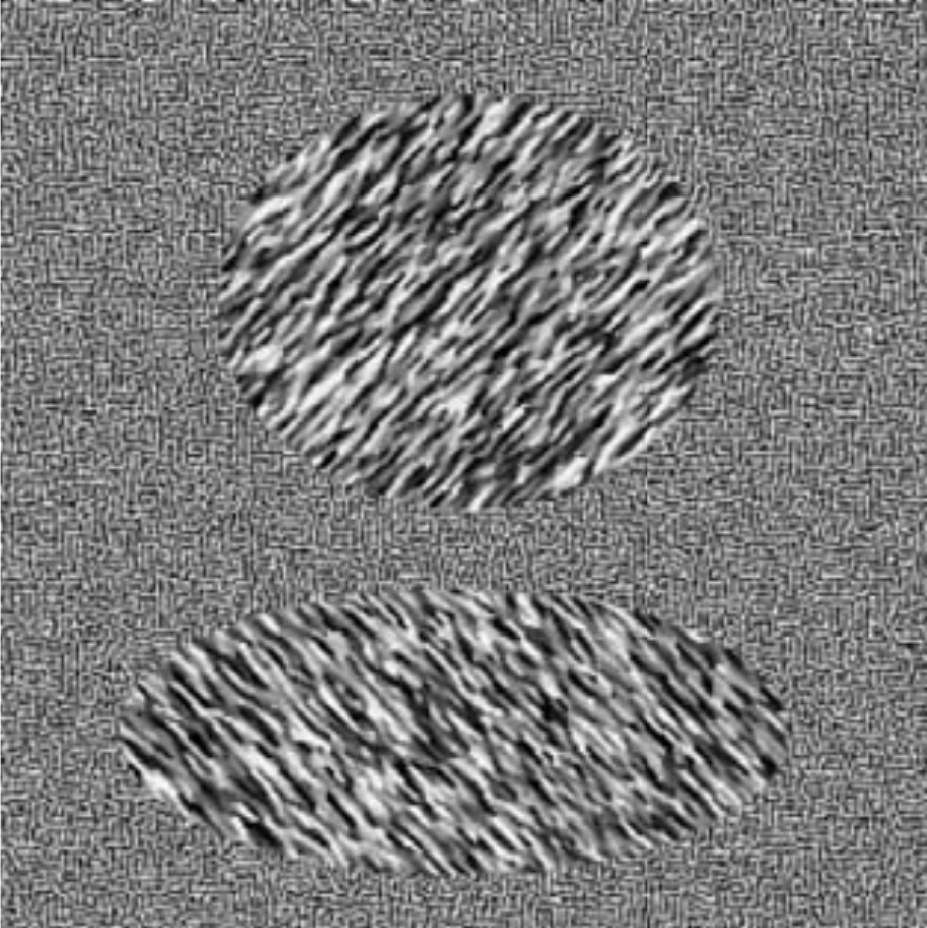
#> input picture images/synthetic.png, 927 x 928 px
$ python segmentationSynthetic.py   (older library calls are emulated)
#> lines starting #> are read from the running program, lines starting #| are printed output that depends on the picture
# Struktur- und Objektextraktion WS2425
# Uebung 1: Texturanalyse
# Gruppe: Jan, Korvin, Ramon,
#
# Visualisierung der Wirkung des Verfahren an einfachen Bildern:    Bild mit Texturen (combine.png)
# ==========================================================================================
# 1. Erzeuge Gabor-Filterbank
# 2. Wende Filter auf Bild an
# 3. Erzeuge Feature-Vektor aus Filterantworten und (x,y) Koordinaten
# 4. K-Means-Clustering zur Erkennung der Bereiche mit Text

# Gute Einstellparameter für dieses Bild
# - ksize=31, gamma = 1.0, psi = 0, sigma = 5.0 , Glättungsfaktor für M: 20
# - ksize=3*wavelength, gamma = 0.5, psi=0, sigma=ksize/6 , Glättungsfunktion für M: 3

import numpy as np
import matplotlib.pyplot as plt
import cv2

image_path = '../images/synthetic.png'                      # Bildimport Linux
#image_path = './images/synthetic.png'                       # Bildimport Windows
image = cv2.imread(image_path, cv2.IMREAD_GRAYSCALE)
#> image is the input picture: shape (928, 927); min 0, max 253, mean 123

out_path = '../out/synthetic/'   # Linux
#out_path = './out/synthetic'     # Windows

colormap = 'jet'            # Auswahl der Colorbar
#colormap = 'gray'

height, width = image.shape                             # Breite und Hoehe des Bildes
#> height = 928; width = 927
print("Bildbreite: ", width, "Bildhöhe: ",height)
#| Bildbreite:  927 Bildhöhe:  928

# Festlegung, ob Kernelsize an Wellenlänge gekoppelt werden soll
variable_kernel = True
# variable_kernel = False

# Festlegung, ob sigma an kernelgröße gekoppelt werden soll
variable_sigma = True
# variable_sigma = False

# === Definition Filterbankparameter ===
ksize = 31                  # Kernelgröße 31
gamma = 0.5                 # Ellipzität der Gauß-Funktion
psi = 0                     # Phasenverschiebung der Sinusfunktion
sigma = 5.0                 # Standardabweichung 5

# Winkelausrichtung der Sinusfunktion
#orientations = [0, np.pi/4, np.pi/2, 3*np.pi/4]
#orientations = [0, np.pi/6, np.pi/4, np.pi/2, 3*np.pi/4, 5*np.pi/6] # Hier 6 Winkel vorteilhaft
orientations = [0, np.pi/9, 2*np.pi/9, 3*np.pi/9, 4*np.pi/9, 5*np.pi/9, 6*np.pi/9, 7*np.pi/9, 8*np.pi/9] # Hier 9 Winkel noch vorteilhafter !?

# Wellenlänge
# --------------------------------------------------
# Diese wird so definiert, wie z.B. in Jain & Bhattacharjee (1992)
# Hinweis zur Definition :
# Minimale Wellenlänge: 4/sqrt(2) = 2*sqrt(2)
#       -> ein Pixel hat Hypotenuse sqrt(2)
#       -> 2 zueinander Diagonale Pixel ergeben doppelte Distanz
#       -> Wellenlänge bei 45° kann nicht kürzer sein
# Maximale Wellenlänge: Hypotenuse der Bilddimensionen
#       -> von einer Ecke in die gegenüberleigende
# --------------------------------------------------

lambd_min = 2*np.sqrt(2)    # 2* np.sqrt(2)
lambd_max = np.sqrt(np.abs(width)**2 + np.abs(height)**2)/2
#> lambd_max = 655.8
n = int(np.log2(lambd_max/lambd_min))               # Anzahl an Schritten min->max mit Exponent von 2
#> n = 7
print("Number of wavelength steps: ", n)
#| Number of wavelength steps:  7
wavelengths = 2**np.arange((n-1)) * lambd_min       # Nutze alle Wellenlängen ohne Begrenzung
#> wavelengths = [2.83, 5.66, 11.31, 22.63, 45.25, 90.51]
wavelengths = wavelengths[:]                       # Begrenze auf kleinere Wellenlängen

# Wenn Kernelgröße als variabel festgelegt wird
if variable_kernel:
    ksize = 3*np.array(wavelengths).astype(int)
#> ksize = [6, 15, 33, 66, 135, 270]

# === Erstelle Filterbank und filtere Bild ===
filterbank = {}
filtered_img_bank_normalized = []

# Schleife über Wellenlängen und Ausrichtungen
for i, lambd in enumerate(wavelengths):
    for theta in orientations:
        if variable_kernel:
            if variable_sigma:
                sigma = int(ksize[i]/6)
                kernel = cv2.getGaborKernel((ksize[i],ksize[i]), sigma, theta, lambd, gamma, psi, ktype=cv2.CV_32FC1)     # erzeuge Filterkernel
        else:
            kernel = cv2.getGaborKernel((ksize,ksize), sigma, theta, lambd, gamma, psi, ktype=cv2.CV_32FC1)     # erzeuge Filterkernel
        key = f"th_{int(theta*180/np.pi)}_la_{round(lambd,1)}"                                       # erzeuge key für dict
        filterbank[key] = kernel

        # !!!!!!!!!!!!!!!!!!!!!!!!!!!!!!!!!!!!!!!!!!!!!!!!!!!!!!!!!!!
        # ACHTUNG HIER MIT DATENTYPEN!!!
        filterresponse = cv2.filter2D(image,cv2.CV_32FC1, kernel)       # sinnvoll
        # filterresponse = cv2.filter2D(image,cv2.CV_8UC3, kernel)       # FALSCH, ergibt fehlerhaftes Bild
        # !!!!!!!!!!!!!!!!!!!!!!!!!!!!!!!!!!!!!!!!!!!!!!!!!!!!!!!!!!!

        # Normalisiere mit Z-Score
        filterresponse_normalized = (filterresponse - np.mean(filterresponse)) / np.std(filterresponse)
        filtered_img_bank_normalized.append(filterresponse_normalized)
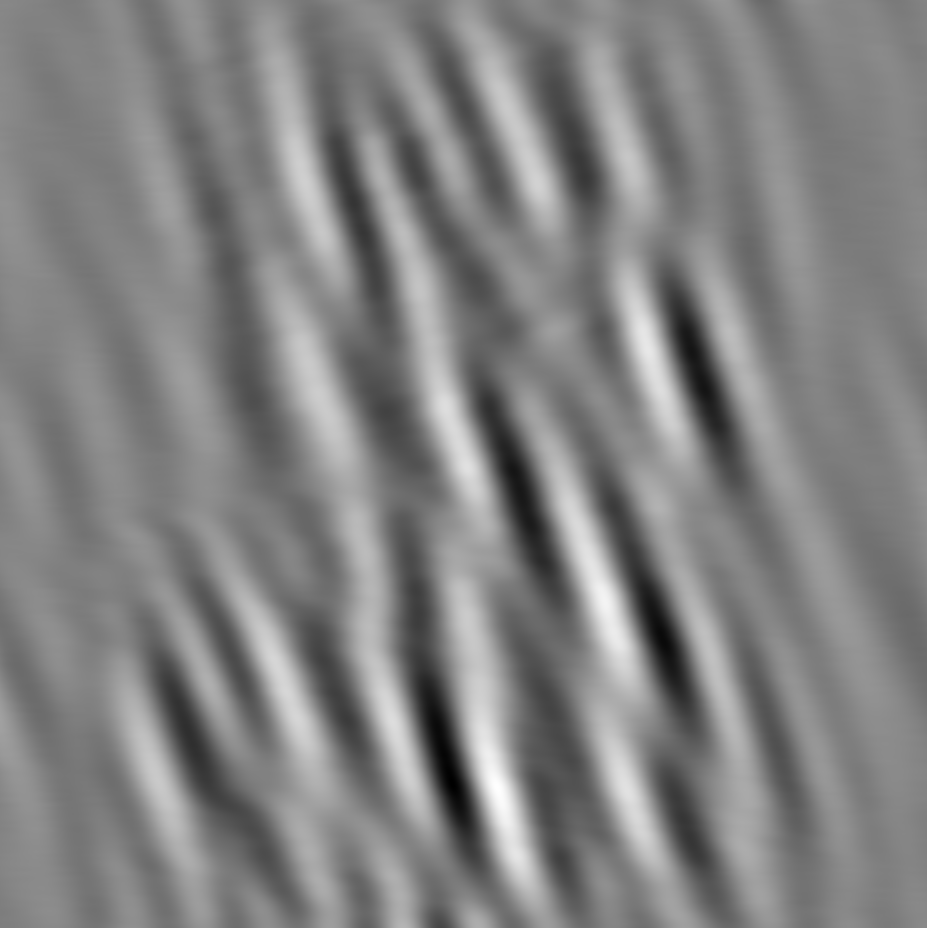
#> filterresponse: shape (928, 927) float32; min -86171.2, max 128214.7, mean 23303.8; drawn with min black and max white
#> after the loop, filterbank = 54 items; filtered_img_bank_normalized = 54 items

# === Visualisierungen ===
# Filterbank
plt.figure(figsize=(10,10))
for idx, filterkernel in enumerate(filterbank):
    #print(filterkernel)
    plt.subplot(len(wavelengths),len(orientations),idx+1)
    plt.imshow(filterbank.get(list(filterbank.keys())[idx]), cmap=colormap)
    plt.title(f"{list(filterbank.keys())[idx]}")
    plt.axis('off')
#> this loop made 54 passes
#> filterkernel on passes 1 to 12: 'th_0_la_2.8', 'th_20_la_2.8', 'th_40_la_2.8', 'th_59_la_2.8', 'th_80_la_2.8', 'th_100_la_2.8', 'th_119_la_2.8', 'th_140_la_2.8', 'th_160_la_2.8', 'th_0_la_5.7', 'th_20_la_5.7', 'th_40_la_5.7'
plt.suptitle("Filterbank")
plt.tight_layout()
plt.savefig(out_path + "Filterbank.png")

# Gefiltertes Bild (normalisiert)
plt.figure(figsize=(12,18))
for idx, filtered_img_normalized in enumerate(filtered_img_bank_normalized):
    plt.subplot(len(wavelengths),len(orientations),idx+1)
    plt.imshow(filtered_img_normalized, cmap=colormap)
    plt.title(f"{list(filterbank.keys())[idx]}")
    plt.axis('off')
    plt.colorbar()
#> this loop made 54 passes
plt.suptitle("Gefiltertes Bild")
plt.tight_layout()
plt.savefig(out_path + "FilteredImage.png")
plt.show()

# === Aufsummierung aller Filterantworten für eine Wellenlänge (Summe über theta) ===
sum_filtered_images = []

# Schleife über jede Wellenlänge
for idx_lambda, lambd in enumerate(wavelengths):
    summed_image = np.zeros_like(filtered_img_bank_normalized[0])   # Initialisiere Summenbild

    # Iteriere über alle Orientierungen und addiere die Filterantworten für diese Wellenlänge
    for idx_theta, theta in enumerate(orientations):
        idx = idx_lambda * len(orientations) + idx_theta    # Berechne den Index für Bild aktueller Filterantwort
        summed_image += filtered_img_bank_normalized[idx]   # Summiere die Antwort

    # Füge das Summenbild der Liste hinzu
    sum_filtered_images.append(summed_image)
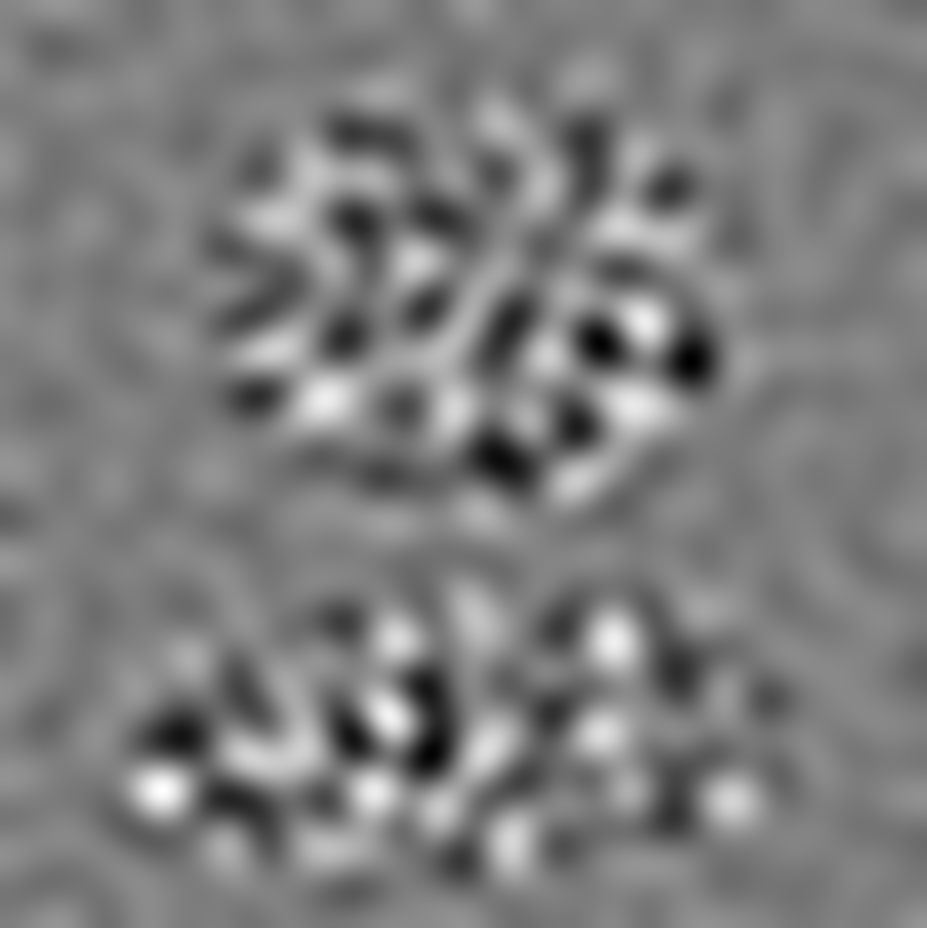
#> summed_image: shape (928, 927) float32; min -19.11, max 19.56, mean 2.2e-07; drawn with min black and max white
#> after the loop, sum_filtered_images = 6 items

# Visualisierung der Summenbilder für jede gewählte Wellenlänge
plt.figure(figsize=(5,25))
for idx, summed_image in enumerate(sum_filtered_images):
    plt.subplot(len(wavelengths), 1, idx + 1)
    plt.imshow(summed_image, cmap=colormap)
    plt.title(f"Wavelength: {wavelengths[idx]:.2f}")
    plt.axis('off')
    plt.colorbar()
#> this loop made 6 passes
#plt.tight_layout()
plt.suptitle('Filterantwort - Summe über alle Winkel')
plt.savefig(out_path + "FilteredImageSumOverAngles")
plt.show()

# === Erzeuge Featurevektoren aus Filterantworten (für Segmentierung) ===

# Definiere Aktivierungsfunktion
def activationFunction(t, alpha = 0.25):
    psi = (1 - np.exp(-2 * alpha * t)) / (1 + np.exp(-2 * alpha * t))
    return psi

summed_image_bsp = sum_filtered_images[2]

# Visualisiere Wirkung der Aktivierungsfunktion -> Kantenstärkung
plt.figure()
plt.subplot(2,1,1)
plt.imshow(summed_image_bsp,cmap=colormap)
plt.title("Ohne Aktivierungsfunktion")
plt.colorbar()
plt.subplot(2,1,2)
plt.imshow(activationFunction(summed_image_bsp),cmap=colormap)
plt.colorbar()
plt.title("Aktivierungsfunktion in Action")
plt.savefig(out_path + "Aktivierungsfunktion")

# Bestimme Texturmerkmal Average Absolute Deviation (AAD) [nach Jain & Bhattacharjee (1992)]
# Dieses enthält ein Maß für die mittlere "Texturenergie" in der Umgebung MxM
# M = 9                 # Alternative: fester Wert für M
M = int(3 * sigma)      # Wähle in Abhängigkeit der Standardabweichung. Hier Faktor 5 gewählt

if M & 2 == 0:          # M muss ungerade sein!
    M = M + 1

# Funktion zur Berechnung der AAD
def getAADImage(M, inputImage):

    # Ist sowohl mit Mittelwertfilter (gemäß Jain & Bhattacharjee (1992)) als auch mit Gaußfilter umgesetzt
#> called with M = 135
    featureImageMean = np.zeros_like(inputImage)
    featureImageGauss = np.zeros_like(inputImage)
    activatedImage = activationFunction(inputImage)

    # Mittelwertfilter
    mean_kernel = np.ones((M,M), dtype = np.float32) / (M * M)

    # Gaussfilter
    gauss_kernel_1D = cv2.getGaussianKernel(M, sigma*5)
    gauss_kernel_2D = gauss_kernel_1D @ gauss_kernel_1D.T

    featureImageMean = cv2.filter2D(np.abs(activatedImage),-1, mean_kernel)
    featureImageGauss = cv2.filter2D(np.abs(activatedImage),-1, gauss_kernel_2D)
    return featureImageMean, featureImageGauss

# AAD für ein Summenbild (beispielhaft)
featureImageMean, featureImageGauss = getAADImage(M, summed_image_bsp)
plt.figure(figsize=(10,2))
plt.subplot(1,2,1)
plt.imshow(featureImageMean,cmap=colormap)
plt.title("AAD Image Mean")
plt.colorbar()
plt.subplot(1,2,2)
plt.imshow(featureImageGauss,cmap=colormap)
plt.title("AAD Image Gauss")
plt.colorbar()
plt.show()
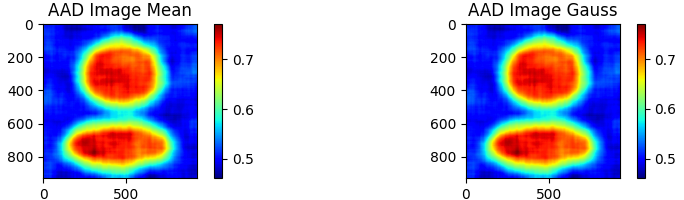
#> figure drawn by matplotlib, 4 panels

# AAD für alle Summenbilder/FeatureKandidaten
aadImages = []
for image in sum_filtered_images:
    _, aadImage = getAADImage(M, image)
    aadImages.append(aadImage)
#> this loop made 6 passes
#> pass 1, in activationFunction (call 3), `psi = (1 - np.exp(-2 * alpha * t)) / (1 + np.exp(-2 * alpha * t))`:
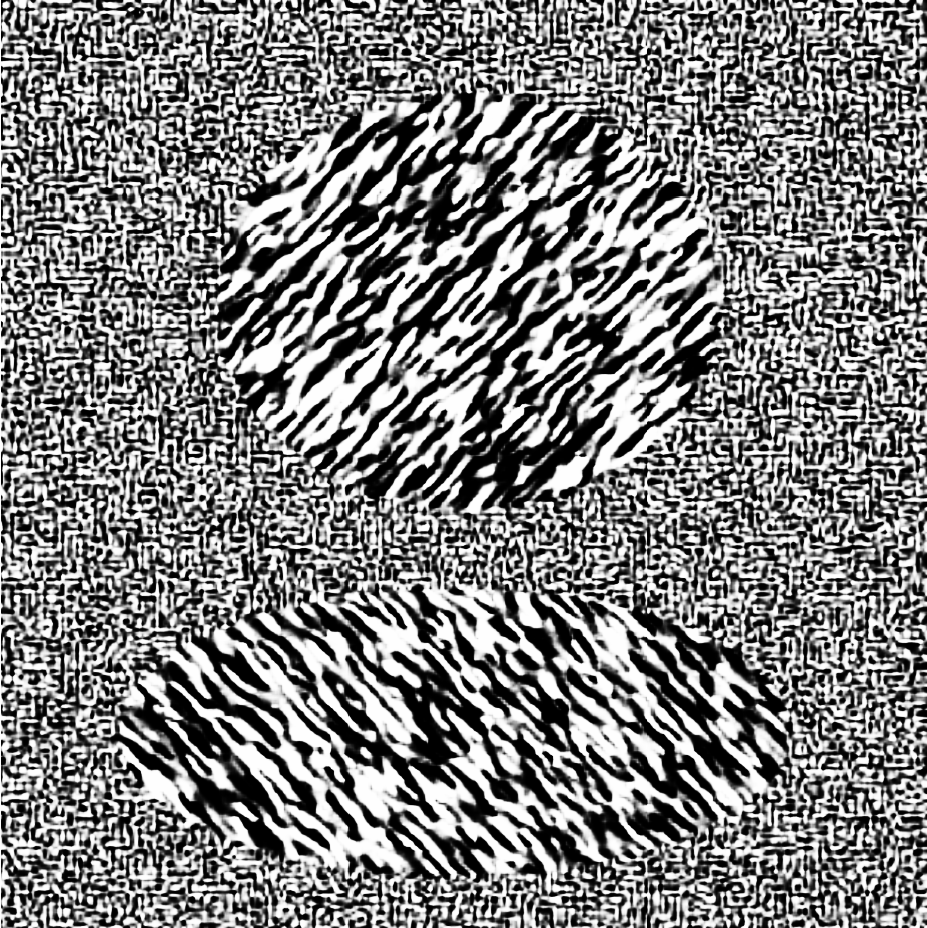
#> psi: shape (928, 927) float32; min -1, max 1, mean 0.00194; drawn with min black and max white
#> pass 1, in getAADImage (call 2), `gauss_kernel_2D = gauss_kernel_1D @ gauss_kernel_1D.T`:
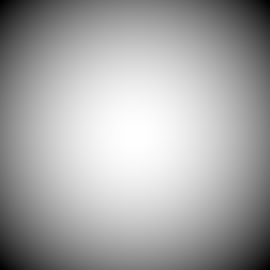
#> gauss_kernel_2D: shape (135, 135) float64 (shown 2 times larger); min 5.17e-05, max 5.65e-05, mean 5.49e-05; drawn with min black and max white
#> pass 1, in getAADImage (call 2), `featureImageMean = cv2.filter2D(np.abs(activatedImage),-1, mean_kernel)`:
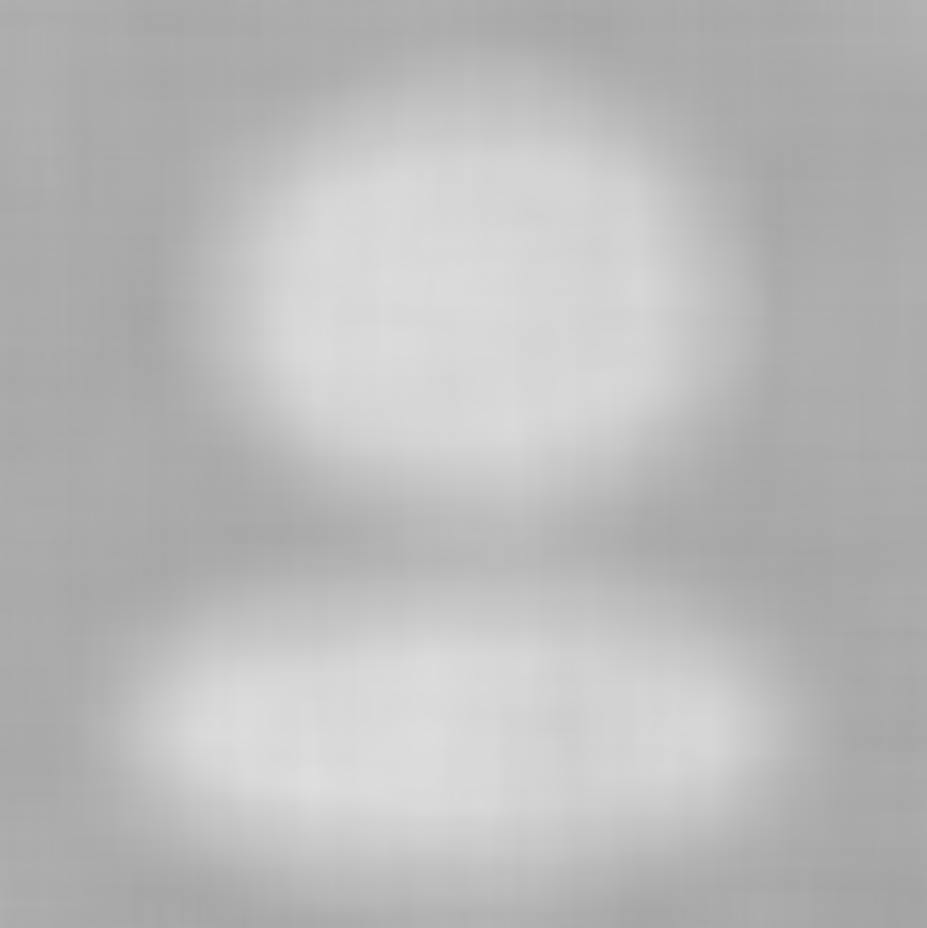
#> featureImageMean: shape (928, 927) float32; min 0.642, max 0.874, mean 0.732
#> after the loop, aadImages = 6 items

print(np.shape(aadImages))
#| (6, 928, 927)

# Feature-Vektoren für jedes Pixel erstellen
# Hier verwendete features:
# - Summenbilder der Filterantworten
# - x und y-Koordinaten
feature_vectors = []

# Schleife über alle Pixel, jedes Pixel erhält einen feature_vector
for y in range(height):
    for x in range(width):
        feature_vector = []
        for featureImage in aadImages:                # hier nicht sum_filtered_images, sondern aad_images verwenden
            #print(featureImage[y,x])
            feature_vector.append(featureImage[y,x])

        # Geometrie-Infos (Pixelposition) als Feature einfügen
        feature_vector.append(x)
        feature_vector.append(y)

        feature_vectors.append(feature_vector)

# print((feature_vectors[19191])) # debugging

# === Clustering mit K-Means ===

feature_vectors = np.array(feature_vectors, dtype=np.float32)

# Z-Score Normalisierung der x- und y-Koordinaten (und ggf. anderen Einträgen auch)
print(feature_vectors.shape[1])
#| 8
for i in range(feature_vectors.shape[1]):
    mean = np.mean(feature_vectors[:,i], axis=0)
    #print(mean)
    std = np.std(feature_vectors[:,i], axis=0)
    feature_vectors[:,i] = (feature_vectors[:,i] - mean) / std

# print((feature_vectors[19191]))    # debugging

# K-Means-Clustering
k = 2       # Wähle sinnvolle Clusteranzahl !
criteria = (cv2.TERM_CRITERIA_EPS + cv2.TERM_CRITERIA_MAX_ITER, 100, 0.2)                           # termination criteria: max_iter oder epsilon
_, labels, centers = cv2.kmeans(feature_vectors, k, None, criteria, 10, cv2.KMEANS_RANDOM_CENTERS)  # Standardverwendung

clustered_image = labels.reshape(height, width)

# Visualisierung der Clustering-Ergebnisses
plt.figure(figsize=(10,4))
plt.imshow(clustered_image, cmap='jet')
plt.title(f"K-Means Clustering mit {k} Clustern")
plt.savefig(out_path + "Segmentierungsergebnis")
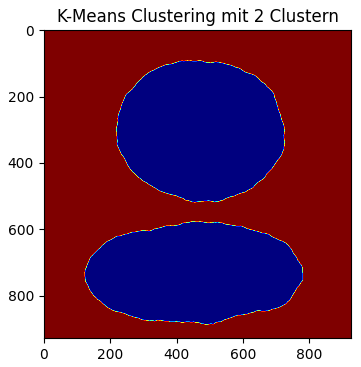
#> figure drawn by matplotlib, 1 panel
plt.show()
